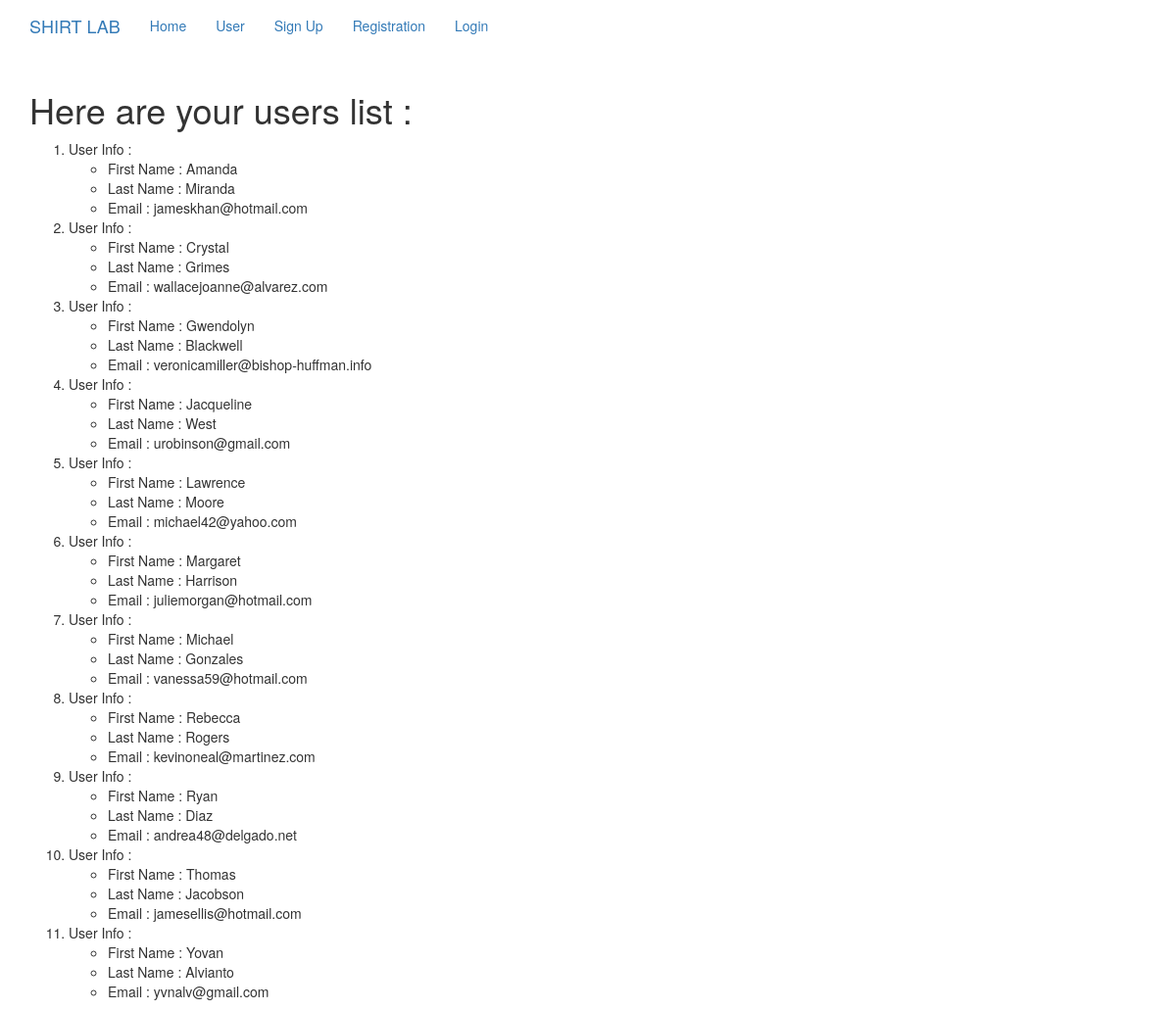
The app's page /app_proto/user/ with its own data.
### app_proto/models.py (models this page shows)
class SLUser(models.Model):
    first_name = models.CharField(max_length=255)
    last_name = models.CharField(max_length=255)
    email = models.EmailField(max_length=255,unique=True)

### app_proto/views.py (the view)
def sl_users(request):
    userlist = SLUser.objects.order_by('first_name')
    userdict = {'users':userlist}
    return render(request,'app_proto/user.html',context=userdict)

### templates/app_proto/user.html
{% extends 'app_proto/base.html' %}
  {% block body_block %}
    <h1>Here are your users list :</h1>
      {% if users %}
        <ol>
          {% for x in users %}
            <li>User Info :</li>
              <ul>
                <li>First Name : {{ x.first_name }}</li>
                <li>Last Name : {{ x.last_name }}</li>
                <li>Email : {{ x.email }}</li>
              </ul>
          {% endfor %}
        </ol>
      {% endif %}
  {% endblock %}

### templates/app_proto/base.html (shortened to what this page needs)
<!DOCTYPE html>
{% load staticfiles %}
<html lang="en" dir="ltr">
  <head>
    <link rel="stylesheet" href="https://maxcdn.bootstrapcdn.com/bootstrap/3.3.7/css/bootstrap.min.css">
  </head>
  <body>
    <nav class='navbar navbar-expand-lg navbar-light bg-light'>
      <div class="container">
        <ul class='nav navbar-nav'>
          <li class='nav-item active'><a class='navbar-brand' href="{% url 'index' %}">SHIRT LAB</a></li>
          <li class='nav-item'><a class='nav-link' href="{% url 'index' %}">Home</a></li>
          <li class='nav-item'><a class='nav-link' href="{% url 'app_proto:users' %}">User</a></li>
          <li class='nav-item'><a class='nav-link' href="{% url 'app_proto:signup' %}">Sign Up</a></li>
          <li class='nav-item'><a class='nav-link' href="{% url 'app_proto:registration' %}">Registration</a></li>
          {% if user.is_authenticated %}
            <li> <a class='navbar-link' href="{% url 'logout' %}">Logout</a> </li>
          {% else %}
            <li> <a class='navbar-link' href="{% url 'app_proto:user_login' %}">Login</a> </li>
          {% endif %}
        </ul>
      </div>
    </nav>
    <div class="container">
      {% block body_block %}
      {% endblock %}
    </div>
  </body>
</html>

### records on screen
SLUser: first_name "Amanda", last_name "Miranda", email "jameskhan@hotmail.com"
SLUser: first_name "Crystal", last_name "Grimes", email "wallacejoanne@alvarez.com"
SLUser: first_name "Gwendolyn", last_name "Blackwell", email "veronicamiller@bishop-huffman.info"
SLUser: first_name "Jacqueline", last_name "West", email "urobinson@gmail.com"
SLUser: first_name "Lawrence", last_name "Moore", email "michael42@yahoo.com"
SLUser: first_name "Margaret", last_name "Harrison", email "juliemorgan@hotmail.com"
SLUser: first_name "Michael", last_name "Gonzales", email "vanessa59@hotmail.com"
SLUser: first_name "Rebecca", last_name "Rogers", email "kevinoneal@martinez.com"
SLUser: first_name "Ryan", last_name "Diaz", email "andrea48@delgado.net"
SLUser: first_name "Thomas", last_name "Jacobson", email "jamesellis@hotmail.com"
SLUser: first_name "Yovan", last_name "Alvianto", email "yvnalv@gmail.com"
